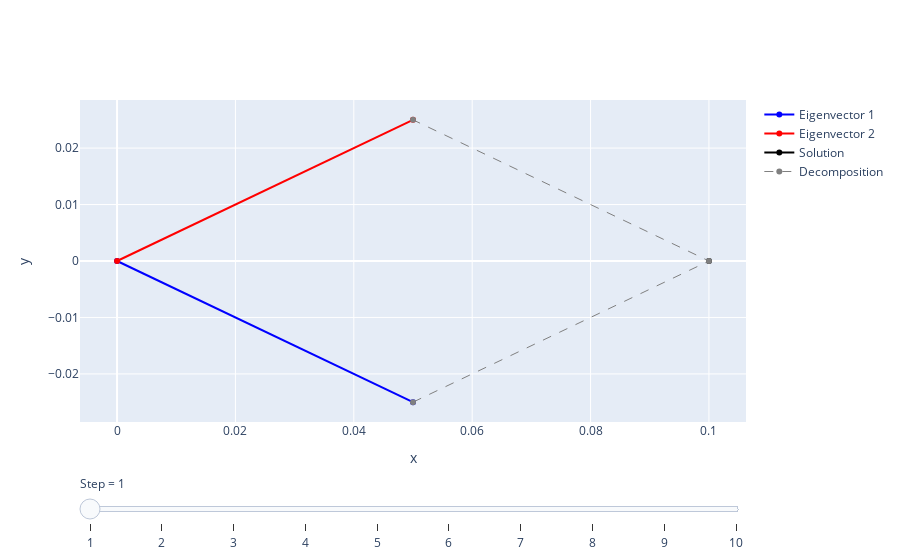

The notebook cell saved with this chart:
### Code cell
import plotly.graph_objects as go
import numpy as np

N = 10
ts = np.arange(N)*Dt
A = np.array([
    [a11, a12],
    [a21, a22]])
y0 = np.array([y01, y02])
L, X = np.linalg.eig(A)
# EA = X.dot(np.diag(np.exp(L*Dt))).dot(np.linalg.inv(X))

c = np.linalg.solve(X, y0).reshape(-1,1) * np.exp(L.reshape(-1,1)*ts)
y1 = X[:,0].reshape(-1,1) * c[0]
y1 = np.hstack([np.array([[0],[0]]), y1])
y2 = X[:,1].reshape(-1,1) * c[1]
y2 = np.hstack([np.array([[0],[0]]), y2])
ys = y1 + y2

fig = go.Figure()

# Add traces, one for each slider step
for _i in range(1,N+1):
    _sl = _i==1
    fig.add_trace(
        go.Scatter(
            visible=False, line=dict(color="blue", width=2),
            name="Eigenvector 1", x=y1[0,:_i+1], y=y1[1,:_i+1], showlegend=_sl))
    fig.add_trace(
        go.Scatter(
            visible=False, line=dict(color="red", width=2),
            name="Eigenvector 2", x=y2[0,:_i+1], y=y2[1,:_i+1], showlegend=_sl))
    fig.add_trace(
        go.Scatter(
            visible=False, line=dict(color="black", width=2),
            name="Solution", x=ys[0,1:_i+1], y=ys[1,1:_i+1], showlegend=_sl))
    fig.add_trace(
        go.Scatter(
            visible=False, line=dict(color="gray", width=1, dash='dash'),
            name="Decomposition", showlegend=_sl,
            x=[y1[0,_i],ys[0,_i],y2[0,_i]], y=[y1[1,_i],ys[1,_i],y2[1,_i]]))
for _i in range(4):
    fig.data[_i].visible = True

# Create and add slider
steps = []
for i in range(1,N+1):
    step = dict(
        method="update",
        args=[{"visible": [False] * N*4}],
        label=f"{i}"
    )
    for j in range(4*i):
        step["args"][0]["visible"][j] = True
    steps.append(step)

sliders = [dict(
    active=0,
    currentvalue={"prefix": "Step = "},
    pad={"t": 50},
    steps=steps
)]

fig.update_layout(
    sliders=sliders,
    xaxis_title="x",
    yaxis_title="y",
#     autosize=False,
#     width=800,
#     height=800
)

# fig.update_xaxes(range=[-2.0, 2.0])
# fig.update_yaxes(range=[-2.0, 2.0])

fig.show()

### Figure 1 — Plotly figure (JSON) as saved in the notebook; plotly's stock layout.template omitted (floating-point values rounded to 4 significant figures)
{"data": [{"line": {"color": "blue", "width": 2}, "name": "Eigenvector 1", "showlegend": true, "type": "scatter", "visible": true, "x": [0, 0.05], "y": [0, -0.025]}, {"line": {"color": "red", "width": 2}, "name": "Eigenvector 2", "showlegend": true, "type": "scatter", "visible": true, "x": [0, 0.05], "y": [0, 0.025]}, {"line": {"color": "black", "width": 2}, "name": "Solution", "showlegend": true, "type": "scatter", "visible": true, "x": [0.1], "y": [0]}, {"line": {"color": "gray", "dash": "dash", "width": 1}, "name": "Decomposition", "showlegend": true, "type": "scatter", "visible": true, "x": [0.05, 0.1, 0.05], "y": [-0.025, 0, 0.025]}, {"line": {"color": "blue", "width": 2}, "name": "Eigenvector 1", "showlegend": false, "type": "scatter", "visible": false, "x": [0, 0.05, 0.09111], "y": [0, -0.025, -0.04555]}, {"line": {"color": "red", "width": 2}, "name": "Eigenvector 2", "showlegend": false, "type": "scatter", "visible": false, "x": [0, 0.05, 0.06107], "y": [0, 0.025, 0.03054]}, {"line": {"color": "black", "width": 2}, "name": "Solution", "showlegend": false, "type": "scatter", "visible": false, "x": [0.1, 0.1522], "y": [0, -0.01502]}, {"line": {"color": "gray", "dash": "dash", "width": 1}, "name": "Decomposition", "showlegend": false, "type": "scatter", "visible": false, "x": [0.09111, 0.1522, 0.06107], "y": [-0.04555, -0.01502, 0.03054]}, {"line": {"color": "blue", "width": 2}, "name": "Eigenvector 1", "showlegend": false, "type": "scatter", "visible": false, "x": [0, 0.05, 0.09111, 0.166], "y": [0, -0.025, -0.04555, -0.083]}, {"line": {"color": "red", "width": 2}, "name": "Eigenvector 2", "showlegend": false, "type": "scatter", "visible": false, "x": [0, 0.05, 0.06107, 0.07459], "y": [0, 0.025, 0.03054, 0.0373]}, {"line": {"color": "black", "width": 2}, "name": "Solution", "showlegend": false, "type": "scatter", "visible": false, "x": [0.1, 0.1522, 0.2406], "y": [0, -0.01502, -0.04571]}, {"line": {"color": "gray", "dash": "dash", "width": 1}, "name": "Decomposition", "showlegend": false, "type": "scatter", "visible": false, "x": [0.166, 0.2406, 0.07459], "y": [-0.083, -0.04571, 0.0373]}, {"line": {"color": "blue", "width": 2}, "name": "Eigenvector 1", "showlegend": false, "type": "scatter", "visible": false, "x": [0, 0.05, 0.09111, 0.166, 0.3025], "y": [0, -0.025, -0.04555, -0.083, -0.1512]}, {"line": {"color": "red", "width": 2}, "name": "Eigenvector 2", "showlegend": false, "type": "scatter", "visible": false, "x": [0, 0.05, 0.06107, 0.07459, 0.09111], "y": [0, 0.025, 0.03054, 0.0373, 0.04555]}, {"line": {"color": "black", "width": 2}, "name": "Solution", "showlegend": false, "type": "scatter", "visible": false, "x": [0.1, 0.1522, 0.2406, 0.3936], "y": [0, -0.01502, -0.04571, -0.1057]}, {"line": {"color": "gray", "dash": "dash", "width": 1}, "name": "Decomposition", "showlegend": false, "type": "scatter", "visible": false, "x": [0.3025, 0.3936, 0.09111], "y": [-0.1512, -0.1057, 0.04555]}, {"line": {"color": "blue", "width": 2}, "name": "Eigenvector 1", "showlegend": false, "type": "scatter", "visible": false, "x": [0, 0.05, 0.09111, 0.166, 0.3025, 0.5512], "y": [0, -0.025, -0.04555, -0.083, -0.1512, -0.2756]}, {"line": {"color": "red", "width": 2}, "name": "Eigenvector 2", "showlegend": false, "type": "scatter", "visible": false, "x": [0, 0.05, 0.06107, 0.07459, 0.09111, 0.1113], "y": [0, 0.025, 0.03054, 0.0373, 0.04555, 0.05564]}, {"line": {"color": "black", "width": 2}, "name": "Solution", "showlegend": false, "type": "scatter", "visible": false, "x": [0.1, 0.1522, 0.2406, 0.3936, 0.6624], "y": [0, -0.01502, -0.04571, -0.1057, -0.2199]}, {"line": {"color": "gray", "dash": "dash", "width": 1}, "name": "Decomposition", "showlegend": false, "type": "scatter", "visible": false, "x": [0.5512, 0.6624, 0.1113], "y": [-0.2756, -0.2199, 0.05564]}, {"line": {"color": "blue", "width": 2}, "name": "Eigenvector 1", "showlegend": false, "type": "scatter", "visible": false, "x": [0, 0.05, 0.09111, 0.166, 0.3025, 0.5512, 1.004], "y": [0, -0.025, -0.04555, -0.083, -0.1512, -0.2756, -0.5021]}, {"line": {"color": "red", "width": 2}, "name": "Eigenvector 2", "showlegend": false, "type": "scatter", "visible": false, "x": [0, 0.05, 0.06107, 0.07459, 0.09111, 0.1113, 0.1359], "y": [0, 0.025, 0.03054, 0.0373, 0.04555, 0.05564, 0.06796]}, {"line": {"color": "black", "width": 2}, "name": "Solution", "showlegend": false, "type": "scatter", "visible": false, "x": [0.1, 0.1522, 0.2406, 0.3936, 0.6624, 1.14], "y": [0, -0.01502, -0.04571, -0.1057, -0.2199, -0.4342]}, {"line": {"color": "gray", "dash": "dash", "width": 1}, "name": "Decomposition", "showlegend": false, "type": "scatter", "visible": false, "x": [1.004, 1.14, 0.1359], "y": [-0.5021, -0.4342, 0.06796]}, {"line": {"color": "blue", "width": 2}, "name": "Eigenvector 1", "showlegend": false, "type": "scatter", "visible": false, "x": [0, 0.05, 0.09111, 0.166, 0.3025, 0.5512, 1.004, 1.83], "y": [0, -0.025, -0.04555, -0.083, -0.1512, -0.2756, -0.5021, -0.915]}, {"line": {"color": "red", "width": 2}, "name": "Eigenvector 2", "showlegend": false, "type": "scatter", "visible": false, "x": [0, 0.05, 0.06107, 0.07459, 0.09111, 0.1113, 0.1359, 0.166], "y": [0, 0.025, 0.03054, 0.0373, 0.04555, 0.05564, 0.06796, 0.083]}, {"line": {"color": "black", "width": 2}, "name": "Solution", "showlegend": false, "type": "scatter", "visible": false, "x": [0.1, 0.1522, 0.2406, 0.3936, 0.6624, 1.14, 1.996], "y": [0, -0.01502, -0.04571, -0.1057, -0.2199, -0.4342, -0.832]}, {"line": {"color": "gray", "dash": "dash", "width": 1}, "name": "Decomposition", "showlegend": false, "type": "scatter", "visible": false, "x": [1.83, 1.996, 0.166], "y": [-0.915, -0.832, 0.083]}, {"line": {"color": "blue", "width": 2}, "name": "Eigenvector 1", "showlegend": false, "type": "scatter", "visible": false, "x": [0, 0.05, 0.09111, 0.166, 0.3025, 0.5512, 1.004, 1.83, 3.334], "y": [0, -0.025, -0.04555, -0.083, -0.1512, -0.2756, -0.5021, -0.915, -1.667]}, {"line": {"color": "red", "width": 2}, "name": "Eigenvector 2", "showlegend": false, "type": "scatter", "visible": false, "x": [0, 0.05, 0.06107, 0.07459, 0.09111, 0.1113, 0.1359, 0.166, 0.2028], "y": [0, 0.025, 0.03054, 0.0373, 0.04555, 0.05564, 0.06796, 0.083, 0.1014]}, {"line": {"color": "black", "width": 2}, "name": "Solution", "showlegend": false, "type": "scatter", "visible": false, "x": [0.1, 0.1522, 0.2406, 0.3936, 0.6624, 1.14, 1.996, 3.537], "y": [0, -0.01502, -0.04571, -0.1057, -0.2199, -0.4342, -0.832, -1.566]}, {"line": {"color": "gray", "dash": "dash", "width": 1}, "name": "Decomposition", "showlegend": false, "type": "scatter", "visible": false, "x": [3.334, 3.537, 0.2028], "y": [-1.667, -1.566, 0.1014]}, {"line": {"color": "blue", "width": 2}, "name": "Eigenvector 1", "showlegend": false, "type": "scatter", "visible": false, "x": [0, 0.05, 0.09111, 0.166, 0.3025, 0.5512, 1.004, 1.83, 3.334, 6.076], "y": [0, -0.025, -0.04555, -0.083, -0.1512, -0.2756, -0.5021, -0.915, -1.667, -3.038]}, {"line": {"color": "red", "width": 2}, "name": "Eigenvector 2", "showlegend": false, "type": "scatter", "visible": false, "x": [0, 0.05, 0.06107, 0.07459, 0.09111, 0.1113, 0.1359, 0.166, 0.2028, 0.2477], "y": [0, 0.025, 0.03054, 0.0373, 0.04555, 0.05564, 0.06796, 0.083, 0.1014, 0.1238]}, {"line": {"color": "black", "width": 2}, "name": "Solution", "showlegend": false, "type": "scatter", "visible": false, "x": [0.1, 0.1522, 0.2406, 0.3936, 0.6624, 1.14, 1.996, 3.537, 6.323], "y": [0, -0.01502, -0.04571, -0.1057, -0.2199, -0.4342, -0.832, -1.566, -2.914]}, {"line": {"color": "gray", "dash": "dash", "width": 1}, "name": "Decomposition", "showlegend": false, "type": "scatter", "visible": false, "x": [6.076, 6.323, 0.2477], "y": [-3.038, -2.914, 0.1238]}, {"line": {"color": "blue", "width": 2}, "name": "Eigenvector 1", "showlegend": false, "type": "scatter", "visible": false, "x": [0, 0.05, 0.09111, 0.166, 0.3025, 0.5512, 1.004, 1.83, 3.334, 6.076, 11.07], "y": [0, -0.025, -0.04555, -0.083, -0.1512, -0.2756, -0.5021, -0.915, -1.667, -3.038, -5.535]}, {"line": {"color": "red", "width": 2}, "name": "Eigenvector 2", "showlegend": false, "type": "scatter", "visible": false, "x": [0, 0.05, 0.06107, 0.07459, 0.09111, 0.1113, 0.1359, 0.166, 0.2028, 0.2477, 0.3025], "y": [0, 0.025, 0.03054, 0.0373, 0.04555, 0.05564, 0.06796, 0.083, 0.1014, 0.1238, 0.1512]}, {"line": {"color": "black", "width": 2}, "name": "Solution", "showlegend": false, "type": "scatter", "visible": false, "x": [0.1, 0.1522, 0.2406, 0.3936, 0.6624, 1.14, 1.996, 3.537, 6.323, 11.37], "y": [0, -0.01502, -0.04571, -0.1057, -0.2199, -0.4342, -0.832, -1.566, -2.914, -5.384]}, {"line": {"color": "gray", "dash": "dash", "width": 1}, "name": "Decomposition", "showlegend": false, "type": "scatter", "visible": false, "x": [11.07, 11.37, 0.3025], "y": [-5.535, -5.384, 0.1512]}], "layout": {"sliders": [{"active": 0, "currentvalue": {"prefix": "Step = "}, "pad": {"t": 50}, "steps": [{"args": [{"visible": [true, true, true, true, false, false, false, false, false, false, false, false, false, false, false, false, false, false, false, false, false, false, false, false, false, false, false, false, false, false, false, false, false, false, false, false, false, false, false, false]}], "label": "1", "method": "update"}, {"args": [{"visible": [true, true, true, true, true, true, true, true, false, false, false, false, false, false, false, false, false, false, false, false, false, false, false, false, false, false, false, false, false, false, false, false, false, false, false, false, false, false, false, false]}], "label": "2", "method": "update"}, {"args": [{"visible": [true, true, true, true, true, true, true, true, true, true, true, true, false, false, false, false, false, false, false, false, false, false, false, false, false, false, false, false, false, false, false, false, false, false, false, false, false, false, false, false]}], "label": "3", "method": "update"}, {"args": [{"visible": [true, true, true, true, true, true, true, true, true, true, true, true, true, true, true, true, false, false, false, false, false, false, false, false, false, false, false, false, false, false, false, false, false, false, false, false, false, false, false, false]}], "label": "4", "method": "update"}, {"args": [{"visible": [true, true, true, true, true, true, true, true, true, true, true, true, true, true, true, true, true, true, true, true, false, false, false, false, false, false, false, false, false, false, false, false, false, false, false, false, false, false, false, false]}], "label": "5", "method": "update"}, {"args": [{"visible": [true, true, true, true, true, true, true, true, true, true, true, true, true, true, true, true, true, true, true, true, true, true, true, true, false, false, false, false, false, false, false, false, false, false, false, false, false, false, false, false]}], "label": "6", "method": "update"}, {"args": [{"visible": [true, true, true, true, true, true, true, true, true, true, true, true, true, true, true, true, true, true, true, true, true, true, true, true, true, true, true, true, false, false, false, false, false, false, false, false, false, false, false, false]}], "label": "7", "method": "update"}, {"args": [{"visible": [true, true, true, true, true, true, true, true, true, true, true, true, true, true, true, true, true, true, true, true, true, true, true, true, true, true, true, true, true, true, true, true, false, false, false, false, false, false, false, false]}], "label": "8", "method": "update"}, {"args": [{"visible": [true, true, true, true, true, true, true, true, true, true, true, true, true, true, true, true, true, true, true, true, true, true, true, true, true, true, true, true, true, true, true, true, true, true, true, true, false, false, false, false]}], "label": "9", "method": "update"}, {"args": [{"visible": [true, true, true, true, true, true, true, true, true, true, true, true, true, true, true, true, true, true, true, true, true, true, true, true, true, true, true, true, true, true, true, true, true, true, true, true, true, true, true, true]}], "label": "10", "method": "update"}]}], "xaxis": {"title": {"text": "x"}}, "yaxis": {"title": {"text": "y"}}}}
